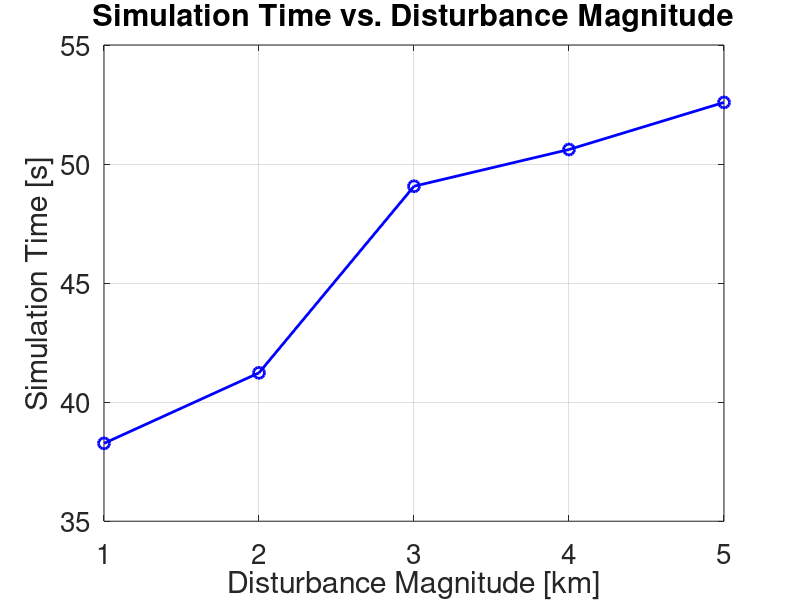

Here is the MATLAB script that generated this plot:
% Data
disturbance_km = 1:5;
sim_time_sec   = [38.270, 41.231, 49.068, 50.611, 52.589];

% Plot
figure('Color','white');
plot(disturbance_km, sim_time_sec, 'b-o', 'LineWidth', 2, 'MarkerSize', 8);
grid on;
xlabel('Disturbance Magnitude [km]', 'FontSize', 20);
ylabel('Simulation Time [s]', 'FontSize', 20);
title('Simulation Time vs. Disturbance Magnitude', 'FontSize', 20);
set(gca, 'FontSize', 20);
